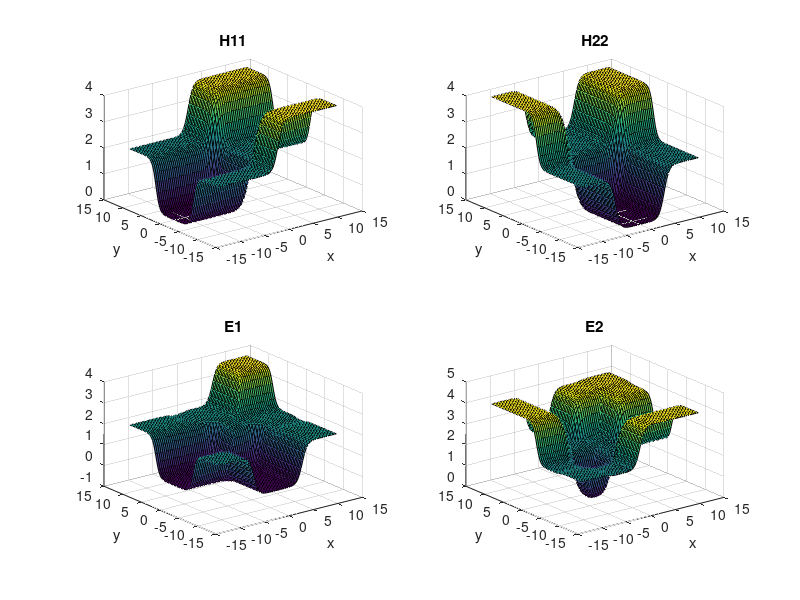

MATLAB code to generate this figure:

function showsurf()
    L = 24.0;
    M = 64;

    debug_flat_potential = false;

    if debug_flat_potential == true
        fprintf('# flat potential, for debug\n');
        debug_flat_potential = true;
        param_W = 0.5;
        cal_H11 = @(x,y) -0.02 * cos(0.5 * pi * (erf(3 * x) + 1));
        cal_H22 = @(x,y) 0.02 * cos(0.5 * pi * (erf(3 * x) + 1));
        cal_H12 = @(x,y) 0.02 * sin(0.5 * pi * (erf(3 * x) + 1)) * exp(1i * param_W * y);
    else
        fprintf('# conner potential\n');
        param_C = 0.1;
        param_W = 0.5;
        cal_H11 = @(x,y) tanh(x-5) - tanh(x+5) + tanh(y) + 3; % + 0.1 * 5^2 / ((x-y)^2 + 5^2);
        cal_H22 = @(x,y) tanh(y-5) - tanh(y+5) + tanh(x) + 3; % + 0.1 * 5^2 / ((x-y)^2 + 5^2);
        cal_H12 = @(x,y) param_C * exp(1i * param_W * sqrt(x^2 + y^2));
    end

    % grids
    x0 = linspace(-L/2, L/2, M)';
    y0 = linspace(-L/2, L/2, M)';
    dx = x0(2) - x0(1);
    dy = y0(2) - y0(1);
    dkx = 2 * pi / M / dx;
    dky = 2 * pi / M / dy;
    kx0 = (-M/2:M/2-1)' * dkx;
    ky0 = (-M/2:M/2-1)' * dky;
    [meshx, meshy] = meshgrid(x0, y0);
    [meshkx, meshky] = meshgrid(kx0, ky0);


    H11 = zeros(M,M);
    H22 = zeros(M,M);
    E1 = zeros(M,M);
    E2 = zeros(M,M);
    for j=1:M
        for k=1:M
            x = x0(j);
            y = y0(k);

            H = zeros(2,2);
            H(1,1) = cal_H11(x,y);
            H(2,2) = cal_H22(x,y);
            H(1,2) = cal_H12(x,y);
            H(2,1) = conj(H(1,2));

            eva = eig(H);
            H11(j,k) = H(1,1);
            H22(j,k) = H(2,2);
            E1(j,k) = eva(1);
            E2(j,k) = eva(2);
        end
    end

    figure;
    subplot(2,2,1);
    surf(meshx, meshy, H11);
    xlabel('x');
    ylabel('y');
    title('H11');

    subplot(2,2,2);
    surf(meshx, meshy, H22);
    xlabel('x');
    ylabel('y');
    title('H22');

    subplot(2,2,3);
    surf(meshx, meshy, E1);
    xlabel('x');
    ylabel('y');
    title('E1');

    subplot(2,2,4);
    surf(meshx, meshy, E2);
    xlabel('x');
    ylabel('y');
    title('E2');

    drawnow;
end
